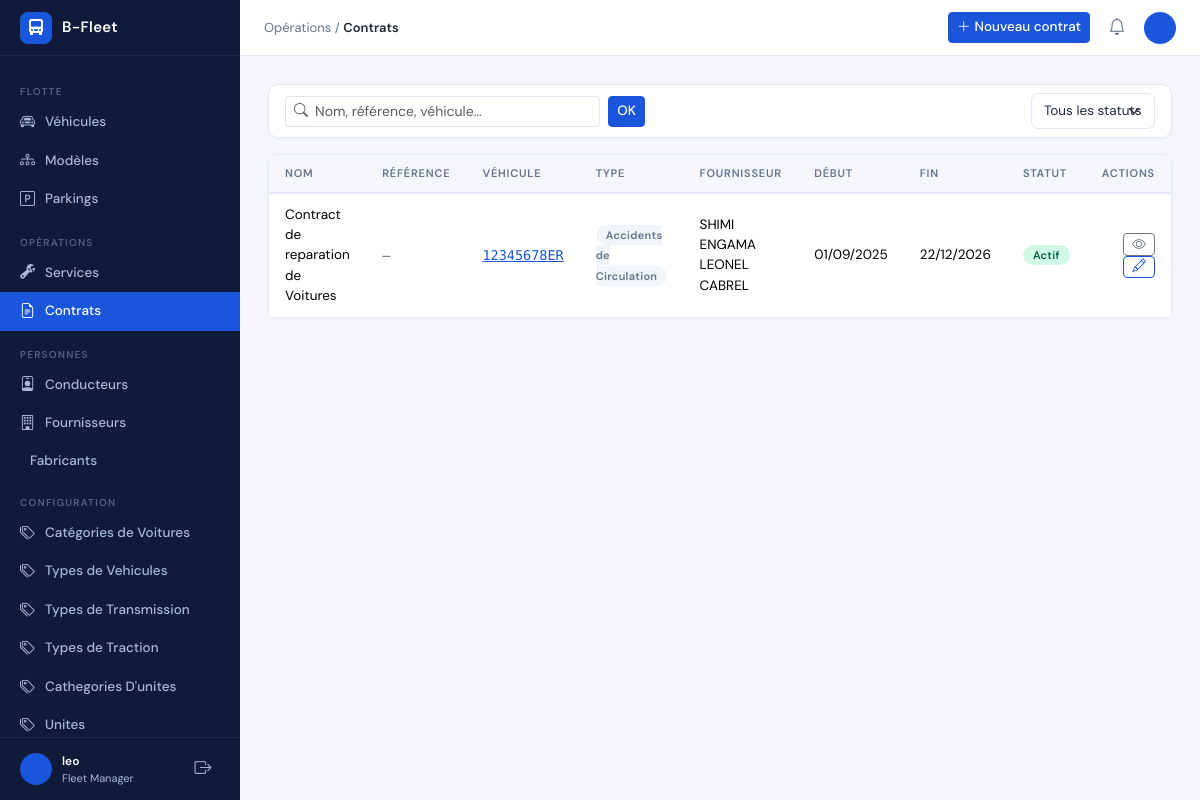
/operations/contracts/ (signed in), run on the app's committed database.
### fleet/operations/models.py (models this page shows, shortened)
class Contract(BaseModel):
    class Status(models.TextChoices):
        DRAFT = "DRAFT", "Brouillon"
        ACTIVE = "ACTIVE", "Actif"
        EXPIRED = "EXPIRED", "Expiré"
        CANCELLED = "CANCELLED", "Annulé"
    name = models.CharField(max_length=255, help_text="Contract name / title")
    reference = models.CharField(max_length=100, blank=True, help_text="External contract reference")
    intervention_type = models.ForeignKey(
        "config.InterventionType", on_delete=models.PROTECT,
        related_name="contracts",
        help_text="Primary intervention type for this contract"
    )
    included_services = models.ManyToManyField(
        "config.InterventionType", blank=True,
        related_name="included_in_contracts",
        help_text="Intervention types covered / included in this contract"
    )
    supplier = models.ForeignKey(
        "people.Supplier", null=True, blank=True,
        on_delete=models.SET_NULL, related_name="contracts",
        help_text="Supplier / société associée providing this contract"
    )
    start_date = models.DateField(help_text="Date de début du contrat")
    end_date = models.DateField(help_text="Date de fin du contrat", null=True, blank=True)
    creation_date = models.DateField(
        null=True, blank=True,
        help_text="Date de création du contrat (when the contract was signed)"
    )
    responsible = models.ForeignKey(
        "auth.User", null=True, blank=True,
        on_delete=models.SET_NULL, related_name="managed_contracts",
        help_text="Internal person responsible for this contract"
    )
    vehicle = models.ForeignKey(
        "vehicles.Vehicle", on_delete=models.CASCADE, related_name="contracts"
    )
    driver = models.ForeignKey(
        "people.Driver", null=True, blank=True,
        on_delete=models.SET_NULL, related_name="contracts",
        help_text="Driver assigned to this contract"
    )
    activation_cost = models.DecimalField(
        max_digits=18, decimal_places=2, default=0,
        help_text="One-time activation / setup cost (coûts d'activation)"
    )
    billing_period = models.ForeignKey(
        "config.Period", null=True, blank=True,
        on_delete=models.SET_NULL, related_name="contracts",
        help_text="Billing frequency: Mensuel, Trimestriel, Annuel"
    )
    currency = models.CharField(max_length=3, default="XAF")
    status = models.CharField(max_length=12, choices=Status.choices, default=Status.DRAFT)
    terms = models.TextField(
        blank=True,
        help_text="Conditions générales: all information concerning the contract"
    )
    class Meta:
        ordering = ["-start_date"]
    @property
    def is_expired(self):
        import datetime
        if self.end_date is None:
            return False  # or True, depending on logic
        return self.end_date < datetime.date.today()

### fleet/vehicles/models.py (models this page shows, shortened)
class Vehicle(BaseModel):
    class State(models.TextChoices):
        TO_ORDER = "TO_ORDER", "À commander"
        NEW_REQUEST = "NEW_REQUEST", "Nouvelle demande"
        REGISTERED = "REGISTERED", "Inscrit"
        DECOMMISSIONED = "DECOMMISSIONED", "Déclassé"
    license_plate = models.CharField(
        max_length=20, unique=True,
        help_text="Registration / plaque d'immatriculation. e.g. LT 1234 AB"
    )
    vin = models.CharField(
        max_length=50, unique=True,
        verbose_name="VIN / Chassis Number",
        help_text="Vehicle Identification Number (numéro de châssis)"
    )
    vehicle_model = models.ForeignKey(
        VehicleModel, on_delete=models.PROTECT, related_name="vehicles"
    )
    category = models.ForeignKey(
        "config.VehicleCategory", on_delete=models.PROTECT, related_name="vehicles",
        help_text="Fleet category: Utilitaire, Berline, Bus, etc."
    )
    driver = models.ForeignKey(
        "people.Driver", null=True, blank=True,
        on_delete=models.SET_NULL, related_name="assigned_vehicles",
        help_text="Currently assigned driver"
    )
    fleet_manager = models.ForeignKey(
        "auth.User", null=True, blank=True,
        on_delete=models.SET_NULL, related_name="managed_vehicles",
        help_text="Employee responsible for managing this vehicle"
    )
    tags = models.ManyToManyField(
        "config.Tag", blank=True, related_name="vehicles",
        help_text="Labels / étiquettes for grouping and filtering"
    )
    parking = models.ForeignKey(
        Parking, null=True, blank=True,
        on_delete=models.SET_NULL, related_name="vehicles",
        help_text="Current parking / emplacement"
    )
    order_date = models.DateField(
        null=True, blank=True, help_text="Date the vehicle was ordered"
    )
    registration_date = models.DateField(
        null=True, blank=True, help_text="Date d'immatriculation"
    )
    cancellation_date = models.DateField(
        null=True, blank=True,
        help_text="Date when the registration was cancelled/annulled"
    )
    first_contract_date = models.DateField(
        null=True, blank=True, help_text="Première date de contrat"
    )
    fiscal_horsepower = models.DecimalField(
        max_digits=6, decimal_places=2, null=True, blank=True,
        help_text="Taxe sur la puissance (chevaux fiscaux)"
    )
    catalog_value = models.DecimalField(
        max_digits=18, decimal_places=2, null=True, blank=True,
        help_text="Valeur catalogue TTC (toutes taxes comprises)"
    )
    purchase_value = models.DecimalField(
        max_digits=18, decimal_places=2, null=True, blank=True,
        help_text="Valeur d'achat"
    )
    residual_value = models.DecimalField(
        max_digits=18, decimal_places=2, null=True, blank=True,
        help_text="Valeur résiduelle estimée"
    )
    state = models.CharField(
        max_length=20, choices=State.choices, default=State.NEW_REQUEST
    )
    notes = models.TextField(blank=True)
    class Meta:
        ordering = ["license_plate"]

### fleet/config/models.py (models this page shows, shortened)
class InterventionType(BaseModel):
    class Category(models.TextChoices):
        CONTRACT = "CONTRACT", "Contrat"
        SERVICE = "SERVICE", "Service"
        BOTH = "BOTH", "Contrat et Service"
    name = models.CharField(max_length=255)
    category = models.CharField(
        max_length=10, choices=Category.choices, default=Category.BOTH,
        help_text="Whether this intervention is linked to a contract, a service, or both."
    )
    class Meta:
        ordering = ["name"]

### fleet/people/models.py (models this page shows, shortened)
class Supplier(BaseModel):
    name = models.CharField(max_length=255)
    code = models.CharField(max_length=20, unique=True)
    tax_id = models.CharField(max_length=50, blank=True, verbose_name="NIU / Tax ID")
    address = models.TextField(blank=True)
    city = models.CharField(max_length=100, blank=True)
    country = models.CharField(max_length=2, default="CM")
    phone = models.CharField(max_length=30, blank=True)
    email = models.EmailField(blank=True)
    website = models.URLField(blank=True)
    contact_person = models.CharField(max_length=255, blank=True)
    notes = models.TextField(blank=True)
    is_active = models.BooleanField(default=True)
    class Meta:
        ordering = ["name"]

### fleet/operations/views.py (the view)
# urls.py: path("contracts/", views.ContractListView.as_view(), name="contract-list"),
class ContractListView(LoginRequiredMixin, ListView):
    template_name = "operations/contract_list.html"
    context_object_name = "contracts"
    def get_queryset(self):
        return selectors.get_all_contracts()

### fleet/templates/operations/contract_list.html (shortened to what this page needs)
{% extends 'base.html' %}
{% block nav_contracts %}active{% endblock %}
{% block breadcrumb %}Opérations / <span class="bc-current">Contrats</span>{% endblock %}
{% block topbar_actions %}
  <a href="{% url 'operations:contract-create' %}" class="btn btn-primary btn-sm">
    <i class="bi bi-plus-lg me-1"></i>Nouveau contrat
  </a>
{% endblock %}
{% block content %}
<div class="card mb-3">
  <div class="card-body py-2 px-3 d-flex flex-wrap gap-2 align-items-center">
    <form method="get" class="d-flex gap-2 flex-grow-1" style="max-width:360px;">
      <div class="input-group input-group-sm">
        <span class="input-group-text bg-white border-end-0"><i class="bi bi-search text-muted"></i></span>
        <input type="text" name="q" value="{{ request.GET.q }}" class="form-control border-start-0 ps-0" placeholder="Nom, référence, véhicule…">
      </div>
      <button type="submit" class="btn btn-primary btn-sm">OK</button>
    </form>
    <div class="ms-auto d-flex gap-2">
      <select class="form-select form-select-sm" style="width:auto;" onchange="window.location.href='?status='+this.value">
        <option value="">Tous les statuts</option>
      </select>
    </div>
  </div>
</div>
<div class="card">
  {% if contracts %}
  <div class="table-responsive">
    <table class="table table-fleet mb-0">
      <thead>
        <tr>
          <th>Nom</th>
          <th>Référence</th>
          <th>Véhicule</th>
          <th>Type</th>
          <th>Fournisseur</th>
          <th>Début</th>
          <th>Fin</th>
          <th>Statut</th>
          <th class="text-end">Actions</th>
        </tr>
      </thead>
      <tbody>
        {% for c in contracts %}
        <tr>
          <td class="fw-600">{{ c.name }}</td>
          <td class="font-mono small text-muted">{{ c.reference|default:"—" }}</td>
          <td><a href="{% url 'vehicles:vehicle-detail' c.vehicle.pk %}" class="font-mono fw-500">{{ c.vehicle.license_plate }}</a></td>
          <td><span class="badge-state badge-inactive">{{ c.intervention_type.name }}</span></td>
          <td>{{ c.supplier.name|default:"—" }}</td>
          <td>{{ c.start_date|date:"d/m/Y" }}</td>
          <td>
            {% if c.is_expired and c.status == 'ACTIVE' %}
              <span class="text-danger fw-600">{{ c.end_date|date:"d/m/Y" }} <i class="bi bi-exclamation-triangle-fill"></i></span>
            {% else %}
              {{ c.end_date|date:"d/m/Y" }}
            {% endif %}
          </td>
          <td>
            {% if c.status == 'ACTIVE' %}<span class="badge-state badge-done">Actif</span>
            {% elif c.status == 'DRAFT' %}<span class="badge-state badge-draft">Brouillon</span>
            {% elif c.status == 'EXPIRED' %}<span class="badge-state badge-expired">Expiré</span>
            {% elif c.status == 'CANCELLED' %}<span class="badge-state badge-cancelled">Annulé</span>
            {% endif %}
          </td>
          <td class="text-end">
            <a href="{% url 'operations:contract-detail' c.pk %}" class="btn btn-sm btn-outline-secondary py-0 px-2"><i class="bi bi-eye"></i></a>
            <a href="{% url 'operations:contract-update' c.pk %}" class="btn btn-sm btn-outline-primary py-0 px-2"><i class="bi bi-pencil"></i></a>
          </td>
        </tr>
        {% endfor %}
      </tbody>
    </table>
  </div>
  {% else %}
  <div class="empty-state">
    <i class="bi bi-file-earmark-text"></i>
    <p>Aucun contrat enregistré.</p>
    <a href="{% url 'operations:contract-create' %}" class="btn btn-primary btn-sm mt-3"><i class="bi bi-plus-lg me-1"></i>Créer un contrat</a>
  </div>
  {% endif %}
</div>
{% endblock %}

### fleet/templates/base.html (shortened to what this page needs)
<!DOCTYPE html>
<html lang="fr">
<head>
  <link href="https://cdn.jsdelivr.net/npm/bootstrap@5.3.3/dist/css/bootstrap.min.css" rel="stylesheet" />
  <link href="https://cdn.jsdelivr.net/npm/bootstrap-icons@1.11.3/font/bootstrap-icons.css" rel="stylesheet" />
</head>
<body>
<nav id="sidebar">
  <a class="sidebar-logo" >
    <div class="logo-icon"><i class="bi bi-truck-front-fill"></i></div>
    <span class="logo-text">B-Fleet</span>
  </a>
  <div class="sidebar-nav">
    <div class="nav-section">Flotte</div>
    <a class="sidebar-link {% block nav_vehicles %}{% endblock %}" href="{% url 'vehicles:vehicle-list' %}">
      <i class="bi bi-car-front"></i> Véhicules
    </a>
    <a class="sidebar-link {% block nav_vehicle_models %}{% endblock %}" href="{% url 'vehicles:vehicle-model-list' %}">
      <i class="bi bi-diagram-3"></i> Modèles
    </a>
    <a class="sidebar-link {% block nav_parkings %}{% endblock %}" href="{% url 'vehicles:parking-list' %}">
      <i class="bi bi-p-square"></i> Parkings
    </a>
    <div class="nav-section">Opérations</div>
    <a class="sidebar-link {% block nav_services %}{% endblock %}" href="{% url 'operations:service-list' %}">
      <i class="bi bi-wrench-adjustable"></i> Services
    </a>
    <a class="sidebar-link {% block nav_contracts %}{% endblock %}" href="{% url 'operations:contract-list' %}">
      <i class="bi bi-file-earmark-text"></i> Contrats
    </a>
    <div class="nav-section">Personnes</div>
    <a class="sidebar-link {% block nav_drivers %}{% endblock %}" href="{% url 'people:driver-list' %}">
      <i class="bi bi-person-badge"></i> Conducteurs
    </a>
    <a class="sidebar-link {% block nav_suppliers %}{% endblock %}" href="{% url 'people:supplier-list' %}">
      <i class="bi bi-building"></i> Fournisseurs
    </a>
    <a class="sidebar-link {% block nav_manufacturers %}{% endblock %}" href="{% url 'people:manufacturer-list' %}">
       Fabricants
    </a>
    <div class="nav-section">Configuration</div>
    <a class="sidebar-link {% block nav_vehicle_categories %}{% endblock %}" href="{% url 'configuration:vehicle-category-list' %}">
      <i class="bi bi-tags"></i> Catégories de Voitures
    </a>
    <a class="sidebar-link {% block nav_vehicle_type %}{% endblock %}" href="{% url 'configuration:vehicle-type-list' %}">
      <i class="bi bi-tags"></i> Types de Vehicules
    </a>
    <a class="sidebar-link {% block transmission %}{% endblock %}" href="{% url 'configuration:transmission-list' %}">
      <i class="bi bi-tags"></i> Types de Transmission
    </a>
    <a class="sidebar-link {% block traction %}{% endblock %}" href="{% url 'configuration:traction-type-list' %}">
      <i class="bi bi-tags"></i> Types de Traction
    </a>
    <a class="sidebar-link {% block unit_cathegory %}{% endblock %}" href="{% url 'configuration:unit-category-list' %}">
      <i class="bi bi-tags"></i> Cathegories D'unites
    </a>
    <a class="sidebar-link {% block unites %}{% endblock %}" href="{% url 'configuration:unit-list' %}">
      <i class="bi bi-tags"></i> Unites
    </a>
  </div>
  <div style="padding:14px 20px; border-top:1px solid rgba(255,255,255,.07); display:flex; align-items:center; gap:10px;">
    <div class="avatar" style="flex-shrink:0;">
    </div>
    <div style="overflow:hidden; flex:1;">
      <div style="font-size:12px; color:#fff; font-weight:600; white-space:nowrap; overflow:hidden; text-overflow:ellipsis;">
        {{ request.user.get_full_name|default:request.user.username }}
      </div>
      <div style="font-size:11px; color:var(--sidebar-text);">Fleet Manager</div>
    </div>
    <a href="{% url 'admin:logout' %}" class="btn-topbar" title="Déconnexion" style="color:var(--sidebar-text);">
      <i class="bi bi-box-arrow-right"></i>
    </a>
  </div>
</nav>
<header id="topbar">
  <div class="topbar-breadcrumb">
    {% block breadcrumb %}{% endblock %}
  </div>
  <div class="topbar-actions">
    {% block topbar_actions %}{% endblock %}
    <button class="btn-topbar" title="Notifications">
      <i class="bi bi-bell"></i>
    </button>
    <div class="avatar">
    </div>
  </div>
</header>
<main id="main">
  {% block content %}{% endblock %}
</main>
</body>
</html>

### data on the page
Contract: name "Contract de reparation de Voitures", reference "—", vehicle.license_plate "12345678ER", intervention_type.name "Accidents de Circulation", supplier.name "SHIMI ENGAMA LEONEL CABREL", start_date "01/09/2025", end_date "22/12/2026", status "Actif"

### other printed values
{{ request.user.get_full_name|default:request.user.username }} "leo"
